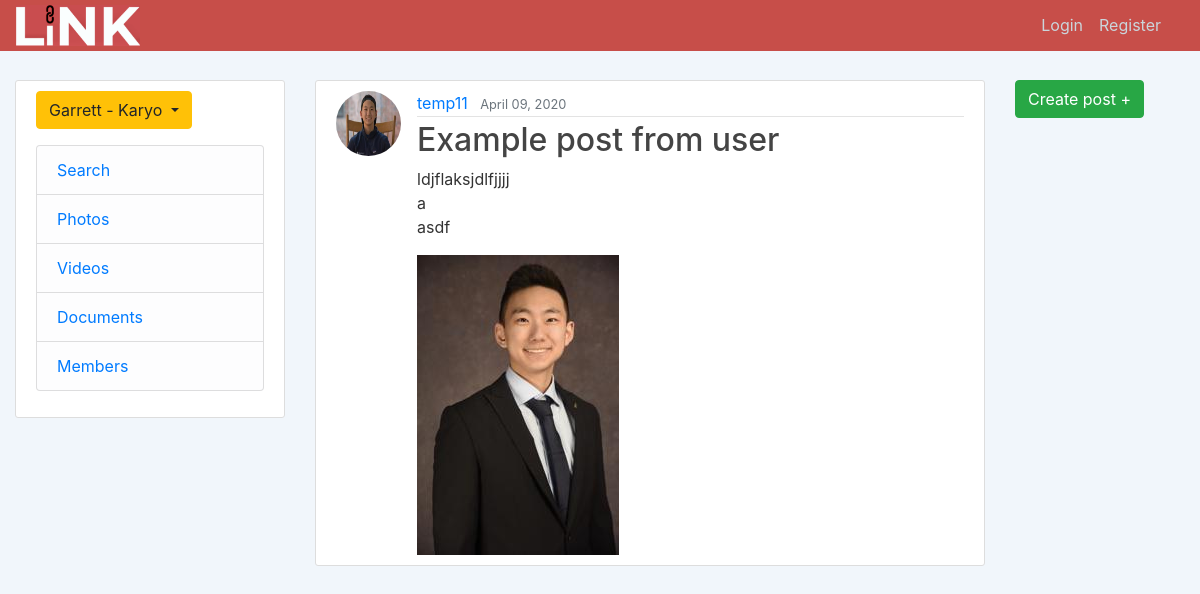
The page /post/3/ on the database as committed earlier.
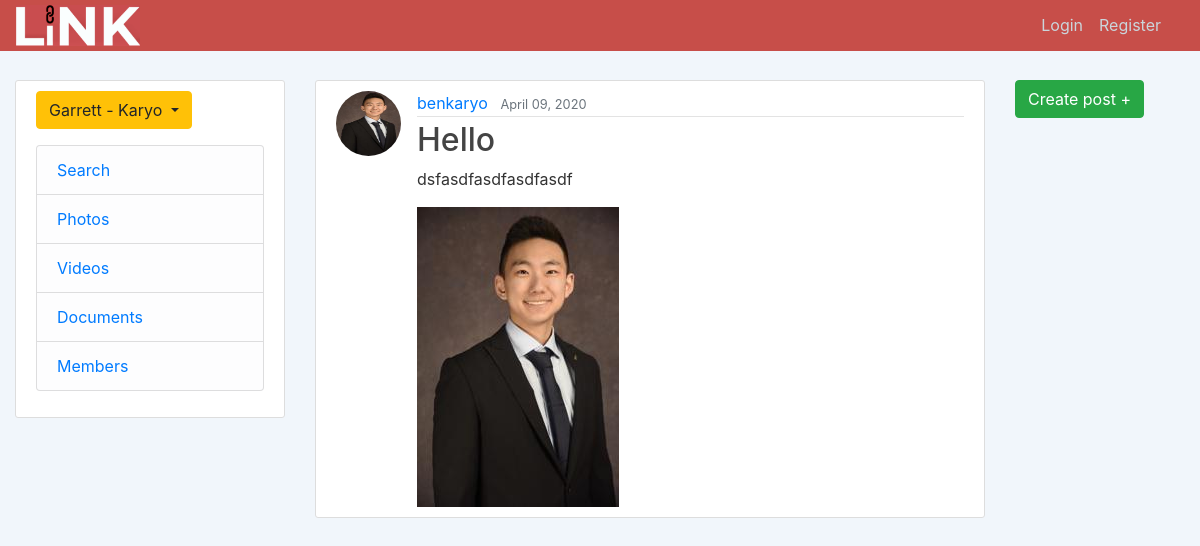
The same page on the database as committed later.
### journal/models.py (models this page shows, shortened)
class Post(models.Model):
    title = models.CharField(max_length=100)
    content = models.TextField()
    image = models.ImageField(default='NULL', upload_to='profile_pics')
    date_posted = models.DateTimeField(default=timezone.now)
    author = models.ForeignKey(User, on_delete=models.CASCADE)

### users/models.py (models this page shows, shortened)
class Profile(models.Model):
    user = models.OneToOneField(User, on_delete=models.CASCADE)
    image = models.ImageField(default='default.jpg', upload_to='profile_pics')

### journal/views.py (the view)
# urls.py: path('post/<int:pk>/', PostDetailView.as_view(), name='post-detail'),
class PostDetailView(DetailView):
    model = Post

### journal/templates/journal/post_detail.html (shortened to what this page needs)
{% extends "journal/base.html" %}
{% block content %}
  <article class="media content-section">
    <img class="rounded-circle article-img" src="{{ object.author.profile.image.url }}">
    <div class="media-body">
      <div class="article-metadata">
        <a class="mr-2" href="{% url 'user-posts' object.author.username %}">{{ object.author }}</a>
        <small class="text-muted">{{ object.date_posted|date:"F d, Y" }}</small>
      </div>
      <h2 class="article-title">{{ object.title }}</h2>
      <p class="article-content">{{ object.content }}</p>
      {% if post.image != 'NULL' %}
          <img class="post-photos" src="{{ post.image.url }}">
      {% endif %}
    </div>
  </article>
{% endblock content %}

### journal/templates/journal/base.html (shortened to what this page needs)
{% load static %}
<!DOCTYPE html>
<html>
<head>
    <link rel="stylesheet" href="https://maxcdn.bootstrapcdn.com/bootstrap/4.0.0/css/bootstrap.min.css">
    <link rel="stylesheet" type="text/css" href="{% static 'journal/main.css' %}">
</head>
<body>
    <header class="site-header">
      <nav class="navbar navbar-expand-md navbar-dark bg-steel fixed-top no-pad">
        <a class="navbar-brand mr-4" href="{% url 'journal-home' %}"><img class="logo" src="../media/LiNK.png"/></a>
        <div class="container-fluid">
          <div class="collapse navbar-collapse" id="navbarToggle">
            <div class="navbar-nav">
              {% if user.is_authenticated %}
                <a class="nav-item nav-link" href="{% url 'profile' %}">Profile</a>
                <a class="nav-item nav-link" href="{% url 'logout' %}">Logout</a>
              {% else %}
                <a class="nav-item nav-link" href="{% url 'login' %}">Login</a>
                <a class="nav-item nav-link" href="{% url 'register' %}">Register</a>
              {% endif %}
            </div>
          </div>
        </div>
      </nav>
    </header>
    <main role="main" class="container-fluid">
      <div class="row">
          <div class="col-md-3">
            <div class="content-section">
              <div class="btn-group">
                <button type="button" class="btn btn-warning dropdown-toggle" data-toggle="dropdown" aria-haspopup="true" aria-expanded="false">
                  Garrett - Karyo
                </button>
              </div>
              <p class='text-muted'>
                <ul class="list-group">
                  <li class="list-group-item list-group-item-light"><a href="#">Search</a></li>
                  <li class="list-group-item list-group-item-light"><a href="#">Photos</a></li>
                  <li class="list-group-item list-group-item-light"><a href="#">Videos</a></li>
                  <li class="list-group-item list-group-item-light"><a href="#">Documents</a></li>
                  <li class="list-group-item list-group-item-light"><a href="#">Members</a></li>
                </ul>
              </p>
            </div>
          </div>
        <div class="col-md-7">
          {% block content %}{% endblock %}
        </div>
        <div class="col-md-2">
              <a href="{% url 'post-create' %}" type="button" class="btn btn-success" aria-haspopup="true" aria-expanded="false">
                Create post +
            </a>
        </div>
      </div>
    </main>
</body>
</html>

### journal/static/journal/main.css (style rules this page uses)
body { background: rgb(241, 246, 251); color: #333333; margin-top: 5rem; }
h1, h2, h3, h4, h5, h6 { color: #444444; }
ul { margin: 0; }
.bg-steel { background-color: rgb(199, 78, 73); }
.site-header .navbar-nav .nav-link { color: #cbd5db; }
.content-section { background: #ffffff; padding: 10px 20px; border: 1px solid #dddddd; border-radius: 3px; margin-bottom: 20px; }
.article-title { color: #444444; }
.article-content { white-space: pre-line; }
.article-img { height: 65px; width: 65px; margin-right: 16px; }
.article-metadata { padding-bottom: 1px; margin-bottom: 4px; border-bottom: 1px solid #e3e3e3 }
.post-photos { max-width: 100%; }
.no-pad { padding-top: 0px; padding-bottom: 0px; }
.logo { max-width: 40%; max-height: 40%; }

Rows that differ between the two databases and show on the page:
changed Post: author.profile.image: picture removed, a placeholder shows; author "temp11" → "benkaryo"; title "Example post from user" → "Hello"; content "ldjflaksjdlfjjjj a asdf" → "dsfasdfasdfasdfasdf"
